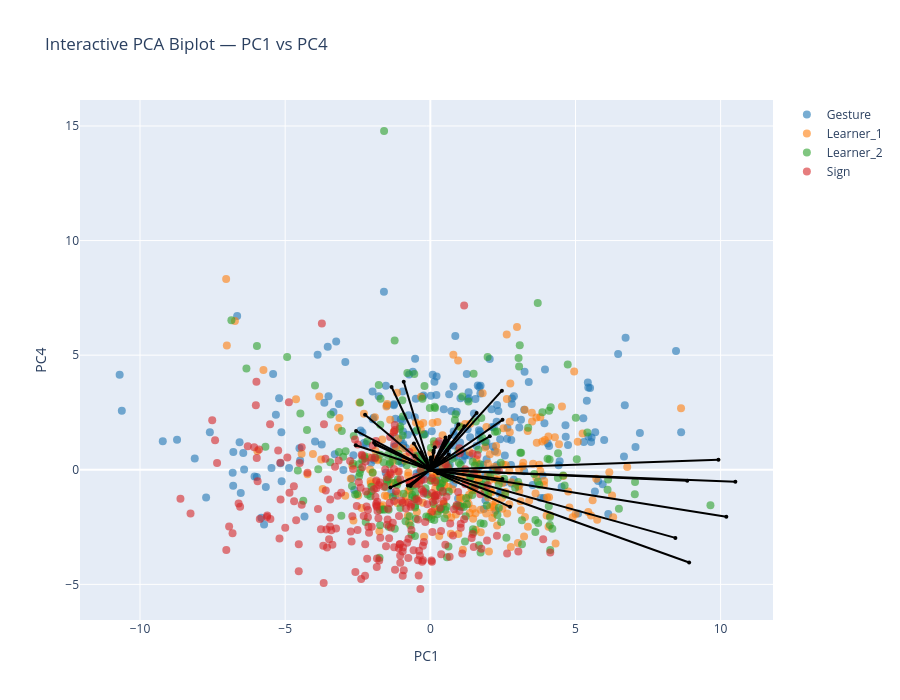

The notebook cell saved with this chart:
### Markdown cell above
### Biplot PC1-PC4

### Code cell
pcs_to_plot = [1, 4]  # PC1–PC2

sig_features_GS = (
    df_sig_vars_GS[
        (df_sig_vars_GS["sig_loading"]) &
        (df_sig_vars_GS["PC"].isin(pcs_to_plot))
    ]["feature"]
    .unique()
)

feature_names = df_clean.columns[:-1]
selected_vars = [feature_names.get_loc(f) for f in sig_features_GS if f in feature_names]

arrow_strength = (
    df_sig_vars_GS[df_sig_vars_GS["PC"].isin(pcs_to_plot)]
    .groupby("feature")["index_loading"]
    .mean()
    .to_dict()
)

interactive_PCA_biplot(
    score=x_new_GS, 
    coeff=loadings_GS, 
    labels=feature_names, 
    y=y, 
    selected_vars=selected_vars, 
    pc_x=pcs_to_plot[0], pc_y=pcs_to_plot[1],
    show_labels=False,
    le=le,
    arrow_strength=arrow_strength
)

# static plot
static_PCA_biplot(
    score=x_new_GS, 
    coeff=loadings_GS, 
    labels=feature_names, 
    y=y, 
    selected_vars=selected_vars, 
    pc_x=pcs_to_plot[0], pc_y=pcs_to_plot[1],
    show_labels=False,
    arrow_strength=arrow_strength,
    le=le,
    save_path=os.path.join(curfolder, "Plots", "PCA_GS_all_PC1_4_biplot.png")
)

### Figure 1 — Plotly figure (JSON) as saved in the notebook; plotly's stock layout.template omitted (floating-point values rounded to 4 significant figures; data arrays with more than 128 entries replaced by an {"elided": "..."} marker saying what was removed)
{"data": [{"hoverinfo": "text", "marker": {"color": "#1f77b4", "opacity": 0.6, "size": 8}, "mode": "markers", "name": "Gesture", "showlegend": true, "text": {"elided": "248 str values"}, "type": "scatter", "x": {"elided": "248 float values"}, "y": {"elided": "248 float values"}}, {"hoverinfo": "text", "marker": {"color": "#ff7f0e", "opacity": 0.6, "size": 8}, "mode": "markers", "name": "Learner_1", "showlegend": true, "text": {"elided": "244 str values"}, "type": "scatter", "x": {"elided": "244 float values"}, "y": {"elided": "244 float values"}}, {"hoverinfo": "text", "marker": {"color": "#2ca02c", "opacity": 0.6, "size": 8}, "mode": "markers", "name": "Learner_2", "showlegend": true, "text": {"elided": "240 str values"}, "type": "scatter", "x": {"elided": "240 float values"}, "y": {"elided": "240 float values"}}, {"hoverinfo": "text", "marker": {"color": "#d62728", "opacity": 0.6, "size": 8}, "mode": "markers", "name": "Sign", "showlegend": true, "text": {"elided": "239 str values"}, "type": "scatter", "x": {"elided": "239 float values"}, "y": {"elided": "239 float values"}}, {"hoverinfo": "text", "hovertext": "gross__magnitude__arm_speed_Gmean", "line": {"color": "black"}, "marker": {"size": 4}, "mode": "lines+markers", "showlegend": false, "textposition": "top center", "type": "scatter", "x": [0, 0.4787], "y": [0, 0.4694]}, {"hoverinfo": "text", "hovertext": "gross__variability__arm_speed_Gstd", "line": {"color": "black"}, "marker": {"size": 4}, "mode": "lines+markers", "showlegend": false, "textposition": "top center", "type": "scatter", "x": [0, 9.925], "y": [0, 0.4363]}, {"hoverinfo": "text", "hovertext": "gross__magnitude__arm_speed_peak_mean", "line": {"color": "black"}, "marker": {"size": 4}, "mode": "lines+markers", "showlegend": false, "textposition": "top center", "type": "scatter", "x": [0, 8.85], "y": [0, -0.4831]}, {"hoverinfo": "text", "hovertext": "gross__variability__arm_speed_peak_std", "line": {"color": "black"}, "marker": {"size": 4}, "mode": "lines+markers", "showlegend": false, "textposition": "top center", "type": "scatter", "x": [0, 0.6352], "y": [0, 0.6678]}, {"hoverinfo": "text", "hovertext": "gross__rhythm__arm_speed_peak_n", "line": {"color": "black"}, "marker": {"size": 4}, "mode": "lines+markers", "showlegend": false, "textposition": "top center", "type": "scatter", "x": [0, -1.334], "y": [0, 3.609]}, {"hoverinfo": "text", "hovertext": "gross__rhythm__arm_speed_peak_rate", "line": {"color": "black"}, "marker": {"size": 4}, "mode": "lines+markers", "showlegend": false, "textposition": "top center", "type": "scatter", "x": [0, -2.558], "y": [0, 1.695]}, {"hoverinfo": "text", "hovertext": "gross__rhythm__arm_speed_mod_depth", "line": {"color": "black"}, "marker": {"size": 4}, "mode": "lines+markers", "showlegend": false, "textposition": "top center", "type": "scatter", "x": [0, 8.915], "y": [0, -4.045]}, {"hoverinfo": "text", "hovertext": "gross__magnitude__arm_acc_Gmean", "line": {"color": "black"}, "marker": {"size": 4}, "mode": "lines+markers", "showlegend": false, "textposition": "top center", "type": "scatter", "x": [0, 2.483], "y": [0, -0.4079]}, {"hoverinfo": "text", "hovertext": "gross__variability__arm_acc_Gstd", "line": {"color": "black"}, "marker": {"size": 4}, "mode": "lines+markers", "showlegend": false, "textposition": "top center", "type": "scatter", "x": [0, 10.51], "y": [0, -0.5209]}, {"hoverinfo": "text", "hovertext": "gross__magnitude__arm_acc_peak_mean", "line": {"color": "black"}, "marker": {"size": 4}, "mode": "lines+markers", "showlegend": false, "textposition": "top center", "type": "scatter", "x": [0, 10.2], "y": [0, -2.049]}, {"hoverinfo": "text", "hovertext": "gross__variability__arm_acc_peak_std", "line": {"color": "black"}, "marker": {"size": 4}, "mode": "lines+markers", "showlegend": false, "textposition": "top center", "type": "scatter", "x": [0, 2.049], "y": [0, 1.462]}, {"hoverinfo": "text", "hovertext": "gross__rhythm__arm_acc_peak_n", "line": {"color": "black"}, "marker": {"size": 4}, "mode": "lines+markers", "showlegend": false, "textposition": "top center", "type": "scatter", "x": [0, -0.9163], "y": [0, 3.84]}, {"hoverinfo": "text", "hovertext": "gross__rhythm__arm_acc_peak_rate", "line": {"color": "black"}, "marker": {"size": 4}, "mode": "lines+markers", "showlegend": false, "textposition": "top center", "type": "scatter", "x": [0, -2.248], "y": [0, 2.404]}, {"hoverinfo": "text", "hovertext": "gross__rhythm__arm_acc_mod_depth", "line": {"color": "black"}, "marker": {"size": 4}, "mode": "lines+markers", "showlegend": false, "textposition": "top center", "type": "scatter", "x": [0, 8.442], "y": [0, -2.973]}, {"hoverinfo": "text", "hovertext": "gross__magnitude__arm_speed_integral", "line": {"color": "black"}, "marker": {"size": 4}, "mode": "lines+markers", "showlegend": false, "textposition": "top center", "type": "scatter", "x": [0, 2.466], "y": [0, 3.451]}, {"hoverinfo": "text", "hovertext": "gross__rhythm__arm_speed_sampen", "line": {"color": "black"}, "marker": {"size": 4}, "mode": "lines+markers", "showlegend": false, "textposition": "top center", "type": "scatter", "x": [0, -2.567], "y": [0, 1.072]}, {"hoverinfo": "text", "hovertext": "gross__smoothness__arm_intermittency", "line": {"color": "black"}, "marker": {"size": 4}, "mode": "lines+markers", "showlegend": false, "textposition": "top center", "type": "scatter", "x": [0, 1.596], "y": [0, 2.479]}, {"hoverinfo": "text", "hovertext": "gross__smoothness__arm_sparc", "line": {"color": "black"}, "marker": {"size": 4}, "mode": "lines+markers", "showlegend": false, "textposition": "top center", "type": "scatter", "x": [0, -0.5453], "y": [0, 0.5987]}, {"hoverinfo": "text", "hovertext": "gross__rhythm__clip_dur_s_totalarm", "line": {"color": "black"}, "marker": {"size": 4}, "mode": "lines+markers", "showlegend": false, "textposition": "top center", "type": "scatter", "x": [0, 0.9674], "y": [0, 1.971]}, {"hoverinfo": "text", "hovertext": "gross__rhythm__band1_coverage_totalarm", "line": {"color": "black"}, "marker": {"size": 4}, "mode": "lines+markers", "showlegend": false, "textposition": "top center", "type": "scatter", "x": [0, 1.173], "y": [0, 1.894]}, {"hoverinfo": "text", "hovertext": "gross__rhythm__band1_band_power_totalarm", "line": {"color": "black"}, "marker": {"size": 4}, "mode": "lines+markers", "showlegend": false, "textposition": "top center", "type": "scatter", "x": [0, 2.747], "y": [0, -1.616]}, {"hoverinfo": "text", "hovertext": "gross__rhythm__band1_centroid_totalarm", "line": {"color": "black"}, "marker": {"size": 4}, "mode": "lines+markers", "showlegend": false, "textposition": "top center", "type": "scatter", "x": [0, -1.377], "y": [0, -0.7748]}, {"hoverinfo": "text", "hovertext": "gross__rhythm__band1_entropy_totalarm", "line": {"color": "black"}, "marker": {"size": 4}, "mode": "lines+markers", "showlegend": false, "textposition": "top center", "type": "scatter", "x": [0, -0.0574], "y": [0, 0.04058]}, {"hoverinfo": "text", "hovertext": "gross__rhythm__band2_band_power_totalarm", "line": {"color": "black"}, "marker": {"size": 4}, "mode": "lines+markers", "showlegend": false, "textposition": "top center", "type": "scatter", "x": [0, -1.879], "y": [0, 1.09]}, {"hoverinfo": "text", "hovertext": "gross__rhythm__band2_centroid_totalarm", "line": {"color": "black"}, "marker": {"size": 4}, "mode": "lines+markers", "showlegend": false, "textposition": "top center", "type": "scatter", "x": [0, -0.5666], "y": [0, 1.145]}, {"hoverinfo": "text", "hovertext": "gross__rhythm__band2_entropy_totalarm", "line": {"color": "black"}, "marker": {"size": 4}, "mode": "lines+markers", "showlegend": false, "textposition": "top center", "type": "scatter", "x": [0, -0.3122], "y": [0, 0.7626]}, {"hoverinfo": "text", "hovertext": "gross__rhythm__band3_band_power_totalarm", "line": {"color": "black"}, "marker": {"size": 4}, "mode": "lines+markers", "showlegend": false, "textposition": "top center", "type": "scatter", "x": [0, -1.936], "y": [0, 1.176]}, {"hoverinfo": "text", "hovertext": "gross__rhythm__band3_centroid_totalarm", "line": {"color": "black"}, "marker": {"size": 4}, "mode": "lines+markers", "showlegend": false, "textposition": "top center", "type": "scatter", "x": [0, -0.7728], "y": [0, -0.6914]}, {"hoverinfo": "text", "hovertext": "gross__rhythm__band3_entropy_totalarm", "line": {"color": "black"}, "marker": {"size": 4}, "mode": "lines+markers", "showlegend": false, "textposition": "top center", "type": "scatter", "x": [0, -0.6789], "y": [0, -0.7112]}, {"hoverinfo": "text", "hovertext": "gross__magnitude__bbmv_arms_total", "line": {"color": "black"}, "marker": {"size": 4}, "mode": "lines+markers", "showlegend": false, "textposition": "top center", "type": "scatter", "x": [0, 2.486], "y": [0, 2.178]}, {"hoverinfo": "text", "hovertext": "gross__coordination__arm_coupling", "line": {"color": "black"}, "marker": {"size": 4}, "mode": "lines+markers", "showlegend": false, "textposition": "top center", "type": "scatter", "x": [0, 0.2633], "y": [0, -0.1534]}, {"hoverinfo": "text", "hovertext": "gross__proxdist__proximalization_index", "line": {"color": "black"}, "marker": {"size": 4}, "mode": "lines+markers", "showlegend": false, "textposition": "top center", "type": "scatter", "x": [0, -0.0733], "y": [0, 0.05333]}, {"hoverinfo": "text", "hovertext": "fine__variability__thumb_index_std", "line": {"color": "black"}, "marker": {"size": 4}, "mode": "lines+markers", "showlegend": false, "textposition": "top center", "type": "scatter", "x": [0, 0.5243], "y": [0, 1.406]}, {"hoverinfo": "text", "hovertext": "fine__variability__thumb_opposition_std", "line": {"color": "black"}, "marker": {"size": 4}, "mode": "lines+markers", "showlegend": false, "textposition": "top center", "type": "scatter", "x": [0, 0.5847], "y": [0, 0.8265]}, {"hoverinfo": "text", "hovertext": "fine__handshape__handshape_size_mean", "line": {"color": "black"}, "marker": {"size": 4}, "mode": "lines+markers", "showlegend": false, "textposition": "top center", "type": "scatter", "x": [0, 0.5196], "y": [0, 1.28]}, {"hoverinfo": "text", "hovertext": "fine__variability__handshape_size_std", "line": {"color": "black"}, "marker": {"size": 4}, "mode": "lines+markers", "showlegend": false, "textposition": "top center", "type": "scatter", "x": [0, 0.4806], "y": [0, 1.142]}, {"hoverinfo": "text", "hovertext": "fine__variability__handshape_variability", "line": {"color": "black"}, "marker": {"size": 4}, "mode": "lines+markers", "showlegend": false, "textposition": "top center", "type": "scatter", "x": [0, 0.6657], "y": [0, 1.453]}, {"hoverinfo": "text", "hovertext": "fine__coordination__finger_independence", "line": {"color": "black"}, "marker": {"size": 4}, "mode": "lines+markers", "showlegend": false, "textposition": "top center", "type": "scatter", "x": [0, -0.3618], "y": [0, 0.1894]}, {"hoverinfo": "text", "hovertext": "fine__variability__flexion_entropy", "line": {"color": "black"}, "marker": {"size": 4}, "mode": "lines+markers", "showlegend": false, "textposition": "top center", "type": "scatter", "x": [0, -0.1399], "y": [0, 0.1046]}, {"hoverinfo": "text", "hovertext": "fine__handshape__fingertip_spread_mean", "line": {"color": "black"}, "marker": {"size": 4}, "mode": "lines+markers", "showlegend": false, "textposition": "top center", "type": "scatter", "x": [0, 0.04803], "y": [0, 0.5103]}, {"hoverinfo": "text", "hovertext": "fine__variability__fingertip_spread_std", "line": {"color": "black"}, "marker": {"size": 4}, "mode": "lines+markers", "showlegend": false, "textposition": "top center", "type": "scatter", "x": [0, 0.01449], "y": [0, 0.4261]}, {"hoverinfo": "text", "hovertext": "fine__handshape__thumb_index_mean", "line": {"color": "black"}, "marker": {"size": 4}, "mode": "lines+markers", "showlegend": false, "textposition": "top center", "type": "scatter", "x": [0, 0.01769], "y": [0, 0.5391]}, {"hoverinfo": "text", "hovertext": "fine__handshape__mcp_tip_mean", "line": {"color": "black"}, "marker": {"size": 4}, "mode": "lines+markers", "showlegend": false, "textposition": "top center", "type": "scatter", "x": [0, 0.1549], "y": [0, 0.984]}, {"hoverinfo": "text", "hovertext": "fine__variability__mcp_tip_std", "line": {"color": "black"}, "marker": {"size": 4}, "mode": "lines+markers", "showlegend": false, "textposition": "top center", "type": "scatter", "x": [0, 0.114], "y": [0, 0.8293]}, {"hoverinfo": "text", "hovertext": "fine__handshape__thumb_opposition_mean", "line": {"color": "black"}, "marker": {"size": 4}, "mode": "lines+markers", "showlegend": false, "textposition": "top center", "type": "scatter", "x": [0, -0.008182], "y": [0, 0.1234]}, {"hoverinfo": "text", "hovertext": "fine__magnitude__flexion_speed_mean", "line": {"color": "black"}, "marker": {"size": 4}, "mode": "lines+markers", "showlegend": false, "textposition": "top center", "type": "scatter", "x": [0, 0.109], "y": [0, 0.7577]}, {"hoverinfo": "text", "hovertext": "fine__variability__flexion_speed_std", "line": {"color": "black"}, "marker": {"size": 4}, "mode": "lines+markers", "showlegend": false, "textposition": "top center", "type": "scatter", "x": [0, 0.04466], "y": [0, 0.3264]}], "layout": {"height": 700, "hovermode": "closest", "title": {"text": "Interactive PCA Biplot — PC1 vs PC4"}, "width": 900, "xaxis": {"title": {"text": "PC1"}}, "yaxis": {"title": {"text": "PC4"}}}}
